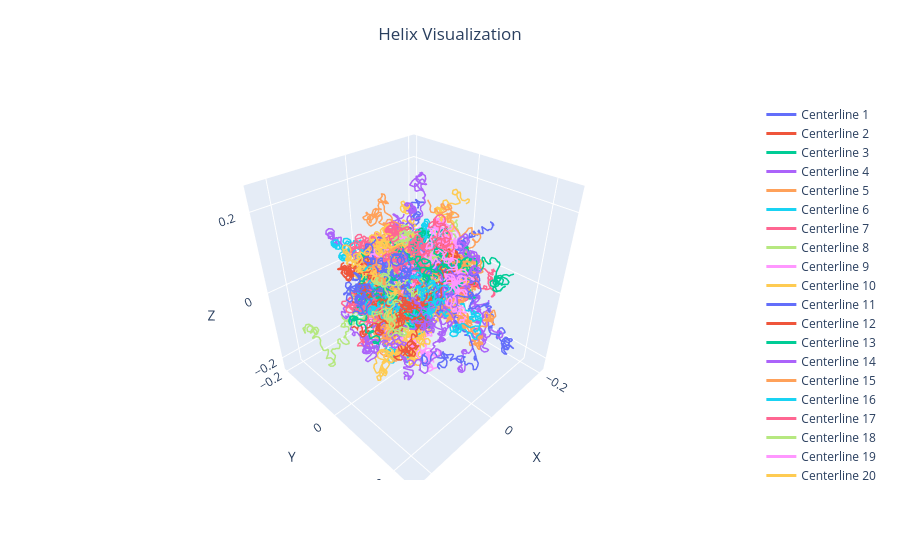

Here is the notebook cell this chart was saved with:
### Markdown cell above
## Scalp Generation

### Code cell
import pickle

with open("evolved_helices_0510.pkl", "rb") as f:
    evolved_helices = pickle.load(f)

helix_params = []
for helix in evolved_helices[:200]:
    r, n = HelixUtil.propagate(helix)
    helix_params.append((r, n))

plot_helix_plotly(helix_params, show_frames=False, frame_scale=0.2)
